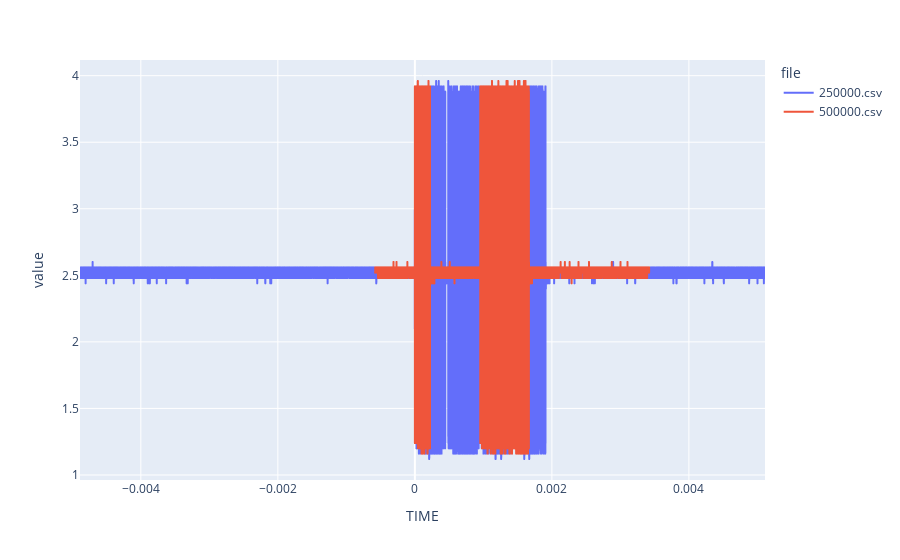

The cell this chart's notebook holds for it:
### Code cell
#convert TIME, CH1, CH2 to numeric values
df['TIME'] = pd.to_numeric(df['TIME'], errors='coerce')
df['CH1'] = pd.to_numeric(df['CH1'], errors='coerce')
df['CH2'] = pd.to_numeric(df['CH2'], errors='coerce')

# fig = px.line(df, x='TIME', y=['CH1', 'CH2'])
# fig.show()
#show plot as diferent lines
fig = px.line(df, x='TIME', y=['CH1', 'CH2'], color='file')
fig.show()

### Figure 1 — Plotly figure (JSON) as saved in the notebook; plotly's stock layout.template omitted (floating-point values rounded to 4 significant figures; data arrays with more than 128 entries replaced by an {"elided": "..."} marker saying what was removed)
{"data": [{"hovertemplate": "file=250000.csv<br>variable=CH1<br>TIME=%{x}<br>value=%{y}<extra></extra>", "legendgroup": "250000.csv", "line": {"color": "#636efa", "dash": "solid"}, "marker": {"symbol": "circle"}, "mode": "lines", "name": "250000.csv", "showlegend": true, "type": "scattergl", "x": {"elided": "10000 float values"}, "xaxis": "x", "y": {"elided": "10000 float values"}, "yaxis": "y"}, {"hovertemplate": "file=250000.csv<br>variable=CH2<br>TIME=%{x}<br>value=%{y}<extra></extra>", "legendgroup": "250000.csv", "line": {"color": "#636efa", "dash": "solid"}, "marker": {"symbol": "circle"}, "mode": "lines", "name": "250000.csv", "showlegend": false, "type": "scattergl", "x": {"elided": "10000 float values"}, "xaxis": "x", "y": {"elided": "10000 float values"}, "yaxis": "y"}, {"hovertemplate": "file=500000.csv<br>variable=CH1<br>TIME=%{x}<br>value=%{y}<extra></extra>", "legendgroup": "500000.csv", "line": {"color": "#EF553B", "dash": "solid"}, "marker": {"symbol": "circle"}, "mode": "lines", "name": "500000.csv", "showlegend": true, "type": "scattergl", "x": {"elided": "10000 float values"}, "xaxis": "x", "y": {"elided": "10000 float values"}, "yaxis": "y"}, {"hovertemplate": "file=500000.csv<br>variable=CH2<br>TIME=%{x}<br>value=%{y}<extra></extra>", "legendgroup": "500000.csv", "line": {"color": "#EF553B", "dash": "solid"}, "marker": {"symbol": "circle"}, "mode": "lines", "name": "500000.csv", "showlegend": false, "type": "scattergl", "x": {"elided": "10000 float values"}, "xaxis": "x", "y": {"elided": "10000 float values"}, "yaxis": "y"}], "layout": {"legend": {"title": {"text": "file"}, "tracegroupgap": 0}, "margin": {"t": 60}, "xaxis": {"anchor": "y", "domain": [0, 1], "title": {"text": "TIME"}}, "yaxis": {"anchor": "x", "domain": [0, 1], "title": {"text": "value"}}}}
